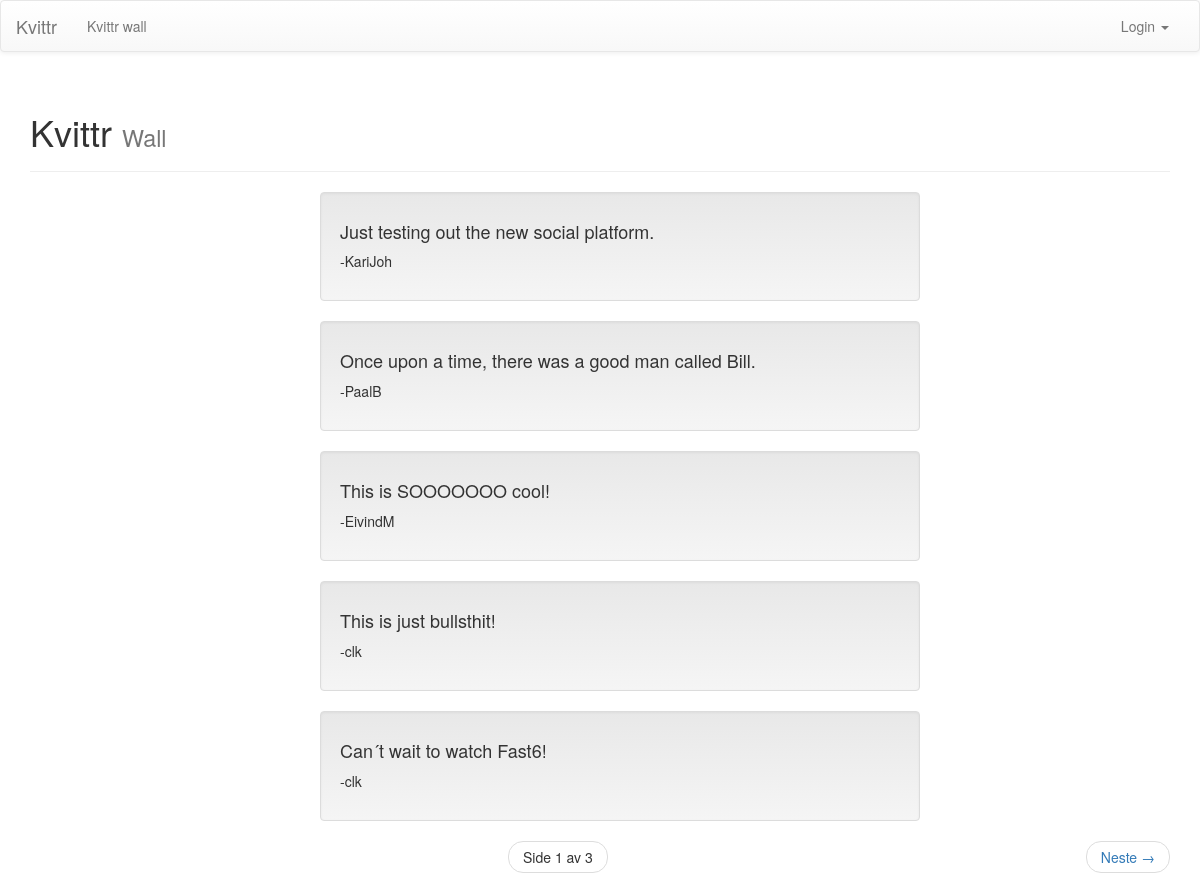
The app's page /kvittr_messages/ with its own data.
### kvittr_messages/models.py (models this page shows, shortened)
class Message(models.Model):
	message = models.TextField()
	created_by = models.ForeignKey(User, related_name="created_message")
	created_datetime = models.DateTimeField()
	likes = models.PositiveIntegerField(default=0)
	class Meta:
		ordering = ['-id']

### kvittr_messages/views.py (the view)
def message_listing(request):
	new_post = request.POST.get('new_post')
	if new_post:
		post = Message()
		post.message = new_post
		post.created_datetime = timezone.now()
		post.created_by = request.user
		post.save()
	messages = Message.objects.all()
	page_number = request.GET.get('page')
	paginator = Paginator(messages, 5)
	try:
		messages = paginator.page(page_number)
	except PageNotAnInteger:
		messages = paginator.page(1)
	except EmptyPage:
		messages = paginator.page(paginator.num_pages)
	context = {'messages': messages}
	return render(request, 'kvittr_messages/message_listing.html', context)

### kvittr_messages/templates/kvittr_messages/message_listing.html (shortened to what this page needs)
{% extends 'theme/base.html' %}
{% block subheader %} Wall {% endblock %}
{% block pagecontent %}
        <ul>
        {% for message in messages %}
            <li class="well" style="list-style:none; width: 600px; margin-left: auto; margin-right: auto;">
                <h4>{{ message.message }}</h4>
                <p> -{{ message.created_by }} </p>
            </li>
        {% endfor %}
        </ul>
    <nav>
        <ul class="pager">
                <li>
                    <span class="current">
                        Side {{ messages.number }} av {{ messages.paginator.num_pages }}
                    </span>
                </li>
            {% if messages.has_next %}
                <li class="next">
                    <a href="?page={{ messages.next_page_number }}">
                        Neste <span aria-hidden="true"> &rarr; </span>
                    </a>
                </li>
            {% endif %}
        </ul>
    </nav>
{% endblock %}

### records on screen
Message: message "Just testing out the new social platform.", created_by "KariJoh"
Message: message "Once upon a time, there was a good man called Bill.", created_by "PaalB"
Message: message "This is SOOOOOOO cool!", created_by "EivindM"
Message: message "This is just bullsthit!", created_by "clk"
Message: message "Can´t wait to watch Fast6!", created_by "clk"

### other values on screen
{{ messages.number }} "1"
{{ messages.paginator.num_pages }} "3"
